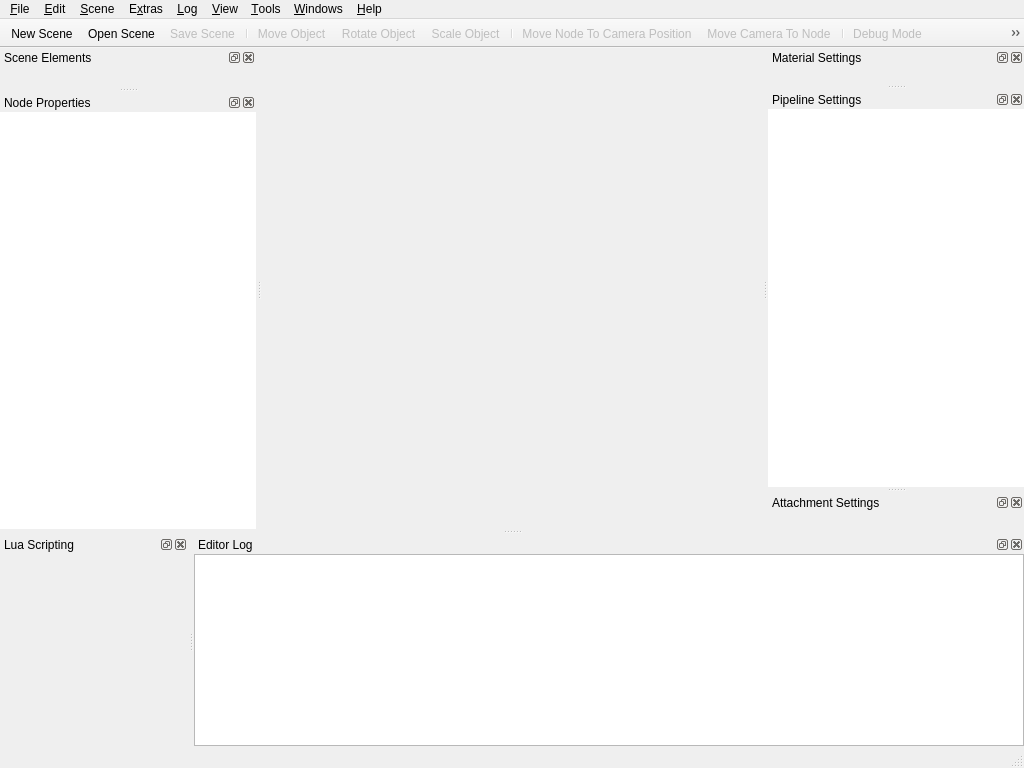
<?xml version="1.0" encoding="UTF-8"?>
<ui version="4.0">
 <class>HordeSceneEditor</class>
 <widget class="QMainWindow" name="HordeSceneEditor">
  <property name="geometry">
   <rect>
    <x>0</x>
    <y>0</y>
    <width>1024</width>
    <height>768</height>
   </rect>
  </property>
  <property name="windowTitle">
   <string>The Pebble Editor</string>
  </property>
  <property name="windowIcon">
   <iconset resource="resources.qrc">
    <normaloff>:/Icons/Icon</normaloff>:/Icons/Icon</iconset>
  </property>
  <property name="unifiedTitleAndToolBarOnMac">
   <bool>false</bool>
  </property>
  <widget class="QWidget" name="m_centralwidget">
   <layout class="QVBoxLayout">
    <property name="margin">
     <number>0</number>
    </property>
    <item>
     <widget class="QFrame" name="m_glFrame">
      <property name="sizePolicy">
       <sizepolicy hsizetype="Expanding" vsizetype="Expanding">
        <horstretch>0</horstretch>
        <verstretch>0</verstretch>
       </sizepolicy>
      </property>
      <property name="frameShape">
       <enum>QFrame::NoFrame</enum>
      </property>
      <property name="frameShadow">
       <enum>QFrame::Plain</enum>
      </property>
      <property name="lineWidth">
       <number>0</number>
      </property>
     </widget>
    </item>
   </layout>
  </widget>
  <widget class="QMenuBar" name="m_menuBar">
   <property name="geometry">
    <rect>
     <x>0</x>
     <y>0</y>
     <width>1024</width>
     <height>23</height>
    </rect>
   </property>
   <widget class="QMenu" name="m_menuFile">
    <property name="title">
     <string>&amp;File</string>
    </property>
    <addaction name="m_actionNew"/>
    <addaction name="m_actionOpen"/>
    <addaction name="m_actionSave"/>
    <addaction name="m_actionSaveAs"/>
    <addaction name="m_actionClose"/>
    <addaction name="separator"/>
    <addaction name="m_actionCleanScene"/>
    <addaction name="separator"/>
    <addaction name="m_actionSettings"/>
    <addaction name="separator"/>
    <addaction name="m_actionQuit"/>
   </widget>
   <widget class="QMenu" name="m_menuHelp">
    <property name="title">
     <string>&amp;Help</string>
    </property>
    <addaction name="m_actionAbout"/>
    <addaction name="m_actionOnlineDocumentation"/>
   </widget>
   <widget class="QMenu" name="m_menuScene">
    <property name="title">
     <string>&amp;Scene</string>
    </property>
    <addaction name="separator"/>
    <addaction name="m_actionAddAttachment"/>
   </widget>
   <widget class="QMenu" name="m_menuWindows">
    <property name="title">
     <string>&amp;Windows</string>
    </property>
    <addaction name="m_actionToggleDockwindowVisibility"/>
   </widget>
   <widget class="QMenu" name="m_menuEdit">
    <property name="title">
     <string>&amp;Edit</string>
    </property>
    <addaction name="separator"/>
    <addaction name="m_actionCopy"/>
    <addaction name="m_actionCut"/>
    <addaction name="m_actionPaste"/>
    <addaction name="separator"/>
    <addaction name="m_actionRemove"/>
    <addaction name="separator"/>
    <addaction name="m_actionMoveObject"/>
    <addaction name="m_actionRotateObject"/>
    <addaction name="m_actionScaleObject"/>
    <addaction name="separator"/>
    <addaction name="m_actionCameraTransformation2Node"/>
    <addaction name="m_actionNodeTransformation2Camera"/>
   </widget>
   <widget class="QMenu" name="m_menuLog">
    <property name="title">
     <string>&amp;Log</string>
    </property>
    <addaction name="m_actionFindLog"/>
    <addaction name="m_actionClearLog"/>
    <addaction name="separator"/>
    <addaction name="m_actionLogShowDebug"/>
    <addaction name="m_actionLogShowInfo"/>
    <addaction name="m_actionLogShowWarnings"/>
    <addaction name="m_actionLogShowErrors"/>
   </widget>
   <widget class="QMenu" name="m_menuView">
    <property name="title">
     <string>&amp;View</string>
    </property>
    <addaction name="m_actionFullscreen"/>
    <addaction name="m_actionDebugView"/>
    <addaction name="m_actionRenderBB"/>
    <addaction name="m_actionRenderBaseGrid"/>
    <addaction name="m_actionCollisionCheck"/>
   </widget>
   <widget class="QMenu" name="m_menuTools">
    <property name="title">
     <string>&amp;Tools</string>
    </property>
   </widget>
   <widget class="QMenu" name="m_menuExtras">
    <property name="title">
     <string>E&amp;xtras</string>
    </property>
   </widget>
   <addaction name="m_menuFile"/>
   <addaction name="m_menuEdit"/>
   <addaction name="m_menuScene"/>
   <addaction name="m_menuExtras"/>
   <addaction name="m_menuLog"/>
   <addaction name="m_menuView"/>
   <addaction name="m_menuTools"/>
   <addaction name="m_menuWindows"/>
   <addaction name="m_menuHelp"/>
  </widget>
  <widget class="QStatusBar" name="m_statusBar"/>
  <widget class="QDockWidget" name="m_luaDockWidget">
   <property name="floating">
    <bool>false</bool>
   </property>
   <property name="windowTitle">
    <string>Lua Scripting</string>
   </property>
   <attribute name="dockWidgetArea">
    <number>8</number>
   </attribute>
   <widget class="LuaController" name="m_luaWidget"/>
  </widget>
  <widget class="QDockWidget" name="m_materialWidgetDock">
   <property name="windowTitle">
    <string>Material Settings</string>
   </property>
   <attribute name="dockWidgetArea">
    <number>2</number>
   </attribute>
   <widget class="MaterialWidget" name="m_materialWidget">
    <property name="enabled">
     <bool>false</bool>
    </property>
   </widget>
  </widget>
  <widget class="QDockWidget" name="m_logWidgetDock">
   <property name="sizePolicy">
    <sizepolicy hsizetype="Expanding" vsizetype="Expanding">
     <horstretch>0</horstretch>
     <verstretch>0</verstretch>
    </sizepolicy>
   </property>
   <property name="styleSheet">
    <string notr="true"/>
   </property>
   <property name="windowTitle">
    <string>Editor Log</string>
   </property>
   <attribute name="dockWidgetArea">
    <number>8</number>
   </attribute>
   <widget class="QListWidget" name="m_logWidget">
    <property name="contextMenuPolicy">
     <enum>Qt::ActionsContextMenu</enum>
    </property>
    <property name="styleSheet">
     <string notr="true"/>
    </property>
    <property name="selectionMode">
     <enum>QAbstractItemView::ExtendedSelection</enum>
    </property>
    <property name="selectionBehavior">
     <enum>QAbstractItemView::SelectRows</enum>
    </property>
    <property name="wordWrap">
     <bool>true</bool>
    </property>
   </widget>
  </widget>
  <widget class="QDockWidget" name="m_sceneElementDock">
   <property name="sizePolicy">
    <sizepolicy hsizetype="Preferred" vsizetype="Expanding">
     <horstretch>0</horstretch>
     <verstretch>0</verstretch>
    </sizepolicy>
   </property>
   <property name="windowTitle">
    <string>Scene Elements</string>
   </property>
   <attribute name="dockWidgetArea">
    <number>1</number>
   </attribute>
   <widget class="SceneTreeWidget" name="m_sceneTreeWidget">
    <property name="sizePolicy">
     <sizepolicy hsizetype="Expanding" vsizetype="Expanding">
      <horstretch>0</horstretch>
      <verstretch>0</verstretch>
     </sizepolicy>
    </property>
   </widget>
  </widget>
  <widget class="QDockWidget" name="m_nodeWidgetDock">
   <property name="sizePolicy">
    <sizepolicy hsizetype="Preferred" vsizetype="Expanding">
     <horstretch>0</horstretch>
     <verstretch>0</verstretch>
    </sizepolicy>
   </property>
   <property name="windowTitle">
    <string>Node Properties</string>
   </property>
   <attribute name="dockWidgetArea">
    <number>1</number>
   </attribute>
   <widget class="NodeWidget" name="m_nodeWidget">
    <property name="frameShape">
     <enum>QFrame::NoFrame</enum>
    </property>
    <property name="frameShadow">
     <enum>QFrame::Plain</enum>
    </property>
    <property name="alternatingRowColors">
     <bool>true</bool>
    </property>
    <property name="rootIsDecorated">
     <bool>false</bool>
    </property>
    <property name="animated">
     <bool>true</bool>
    </property>
   </widget>
  </widget>
  <widget class="QDockWidget" name="m_pipelineDock">
   <property name="windowTitle">
    <string>Pipeline Settings</string>
   </property>
   <attribute name="dockWidgetArea">
    <number>2</number>
   </attribute>
   <widget class="PipelineTreeView" name="m_pipelineWidget">
    <property name="frameShape">
     <enum>QFrame::NoFrame</enum>
    </property>
    <property name="frameShadow">
     <enum>QFrame::Plain</enum>
    </property>
   </widget>
  </widget>
  <widget class="QDockWidget" name="m_attachmentDock">
   <property name="windowTitle">
    <string>Attachment Settings</string>
   </property>
   <attribute name="dockWidgetArea">
    <number>2</number>
   </attribute>
  </widget>
  <widget class="QToolBar" name="m_toolBar">
   <property name="windowTitle">
    <string>Toolbar</string>
   </property>
   <property name="movable">
    <bool>false</bool>
   </property>
   <property name="iconSize">
    <size>
     <width>16</width>
     <height>16</height>
    </size>
   </property>
   <property name="floatable">
    <bool>false</bool>
   </property>
   <attribute name="toolBarArea">
    <enum>TopToolBarArea</enum>
   </attribute>
   <attribute name="toolBarBreak">
    <bool>false</bool>
   </attribute>
   <addaction name="m_actionNew"/>
   <addaction name="m_actionOpen"/>
   <addaction name="m_actionSave"/>
   <addaction name="separator"/>
   <addaction name="m_actionMoveObject"/>
   <addaction name="m_actionRotateObject"/>
   <addaction name="m_actionScaleObject"/>
   <addaction name="separator"/>
   <addaction name="m_actionCameraTransformation2Node"/>
   <addaction name="m_actionNodeTransformation2Camera"/>
   <addaction name="separator"/>
   <addaction name="m_actionDebugView"/>
   <addaction name="m_actionFullscreen"/>
  </widget>
  <action name="m_actionQuit">
   <property name="text">
    <string>&amp;Quit</string>
   </property>
   <property name="statusTip">
    <string>Quits the Horde Editor</string>
   </property>
   <property name="shortcut">
    <string>Ctrl+Q</string>
   </property>
  </action>
  <action name="m_actionNew">
   <property name="icon">
    <iconset resource="resources.qrc">
     <normaloff>:/Icons/New</normaloff>:/Icons/New</iconset>
   </property>
   <property name="text">
    <string>&amp;New Scene</string>
   </property>
   <property name="statusTip">
    <string>Creates a new scene and scene graph file</string>
   </property>
   <property name="shortcut">
    <string>Ctrl+N</string>
   </property>
  </action>
  <action name="m_actionSave">
   <property name="checkable">
    <bool>false</bool>
   </property>
   <property name="enabled">
    <bool>false</bool>
   </property>
   <property name="icon">
    <iconset resource="resources.qrc">
     <normaloff>:/Icons/Save</normaloff>:/Icons/Save</iconset>
   </property>
   <property name="text">
    <string>&amp;Save Scene</string>
   </property>
   <property name="statusTip">
    <string>Saves the current scene and all changes made in open scene graph files</string>
   </property>
   <property name="shortcut">
    <string>Ctrl+S</string>
   </property>
  </action>
  <action name="m_actionSaveAs">
   <property name="enabled">
    <bool>false</bool>
   </property>
   <property name="text">
    <string>Save Scene as..</string>
   </property>
  </action>
  <action name="m_actionClose">
   <property name="enabled">
    <bool>false</bool>
   </property>
   <property name="text">
    <string>&amp;Close Scene</string>
   </property>
   <property name="statusTip">
    <string>Closes the current scene</string>
   </property>
   <property name="shortcut">
    <string>Ctrl+W, Ctrl+F4</string>
   </property>
  </action>
  <action name="m_actionOpen">
   <property name="icon">
    <iconset resource="resources.qrc">
     <normaloff>:/Icons/Open</normaloff>:/Icons/Open</iconset>
   </property>
   <property name="text">
    <string>&amp;Open Scene</string>
   </property>
   <property name="statusTip">
    <string>Opens a scene file</string>
   </property>
   <property name="shortcut">
    <string>Ctrl+O</string>
   </property>
  </action>
  <action name="m_actionAbout">
   <property name="text">
    <string>&amp;About</string>
   </property>
   <property name="statusTip">
    <string>Shows information about the application</string>
   </property>
  </action>
  <action name="m_actionFullscreen">
   <property name="checkable">
    <bool>true</bool>
   </property>
   <property name="enabled">
    <bool>false</bool>
   </property>
   <property name="icon">
    <iconset resource="resources.qrc">
     <normaloff>:/Icons/Fullscreen</normaloff>:/Icons/Fullscreen</iconset>
   </property>
   <property name="text">
    <string>&amp;Fullscreen Mode</string>
   </property>
   <property name="statusTip">
    <string>Switches the rendering to fullscreen (press escape to switch back to normal view)</string>
   </property>
   <property name="shortcut">
    <string>F5</string>
   </property>
  </action>
  <action name="m_actionToggleDockwindowVisibility">
   <property name="checkable">
    <bool>true</bool>
   </property>
   <property name="text">
    <string>Toggle Dockwindow Visibility </string>
   </property>
   <property name="statusTip">
    <string>If checked, the dock widgets will be set visible depending on the currently selected node</string>
   </property>
  </action>
  <action name="m_actionSettings">
   <property name="text">
    <string>Settings</string>
   </property>
   <property name="statusTip">
    <string>Configures application specific settings like the model repository or the used shader editor</string>
   </property>
  </action>
  <action name="m_actionCopy">
   <property name="enabled">
    <bool>false</bool>
   </property>
   <property name="icon">
    <iconset resource="resources.qrc">
     <normaloff>:/Icons/Copy</normaloff>:/Icons/Copy</iconset>
   </property>
   <property name="text">
    <string>&amp;Copy Node</string>
   </property>
   <property name="statusTip">
    <string>Copies the currently selected node to the clipboard</string>
   </property>
   <property name="shortcut">
    <string>Ctrl+C</string>
   </property>
  </action>
  <action name="m_actionPaste">
   <property name="enabled">
    <bool>false</bool>
   </property>
   <property name="icon">
    <iconset resource="resources.qrc">
     <normaloff>:/Icons/Paste</normaloff>:/Icons/Paste</iconset>
   </property>
   <property name="text">
    <string>&amp;Paste Node</string>
   </property>
   <property name="statusTip">
    <string>Pastes the node in the clipboard as a child of the currently selected one</string>
   </property>
   <property name="shortcut">
    <string>Ctrl+V</string>
   </property>
  </action>
  <action name="m_actionCut">
   <property name="enabled">
    <bool>false</bool>
   </property>
   <property name="icon">
    <iconset resource="resources.qrc">
     <normaloff>:/Icons/Cut</normaloff>:/Icons/Cut</iconset>
   </property>
   <property name="text">
    <string>&amp;Cut Node</string>
   </property>
   <property name="statusTip">
    <string>Cuts the currently selected node to the clipboard</string>
   </property>
   <property name="shortcut">
    <string>Ctrl+X</string>
   </property>
  </action>
  <action name="m_actionRemove">
   <property name="enabled">
    <bool>false</bool>
   </property>
   <property name="text">
    <string>&amp;Remove Node</string>
   </property>
   <property name="statusTip">
    <string>Removes the currently selected node</string>
   </property>
   <property name="shortcut">
    <string>Del</string>
   </property>
  </action>
  <action name="m_actionMoveObject">
   <property name="checkable">
    <bool>true</bool>
   </property>
   <property name="enabled">
    <bool>false</bool>
   </property>
   <property name="icon">
    <iconset resource="resources.qrc">
     <normaloff>:/Icons/Move</normaloff>:/Icons/Move</iconset>
   </property>
   <property name="text">
    <string>Move Object</string>
   </property>
   <property name="toolTip">
    <string>Move Object</string>
   </property>
   <property name="statusTip">
    <string>Move Object  -  Shortcut:  t</string>
   </property>
   <property name="shortcut">
    <string>T</string>
   </property>
   <property name="shortcutContext">
    <enum>Qt::WindowShortcut</enum>
   </property>
  </action>
  <action name="m_actionRotateObject">
   <property name="checkable">
    <bool>true</bool>
   </property>
   <property name="enabled">
    <bool>false</bool>
   </property>
   <property name="icon">
    <iconset resource="resources.qrc">
     <normaloff>:/Icons/Rotate</normaloff>:/Icons/Rotate</iconset>
   </property>
   <property name="text">
    <string>Rotate Object</string>
   </property>
   <property name="toolTip">
    <string>Rotate Object</string>
   </property>
   <property name="statusTip">
    <string>Rotate Object  -  Shortcut: r</string>
   </property>
   <property name="shortcut">
    <string>R</string>
   </property>
   <property name="shortcutContext">
    <enum>Qt::WindowShortcut</enum>
   </property>
  </action>
  <action name="m_actionDummyMode">
   <property name="checkable">
    <bool>true</bool>
   </property>
   <property name="checked">
    <bool>true</bool>
   </property>
   <property name="text">
    <string>Dummy</string>
   </property>
  </action>
  <action name="m_actionDebugView">
   <property name="checkable">
    <bool>true</bool>
   </property>
   <property name="enabled">
    <bool>false</bool>
   </property>
   <property name="icon">
    <iconset resource="resources.qrc">
     <normaloff>:/Icons/Wireframe</normaloff>:/Icons/Wireframe</iconset>
   </property>
   <property name="text">
    <string>&amp;Debug Mode</string>
   </property>
   <property name="statusTip">
    <string>Toggles between debug mode and normal rendering. </string>
   </property>
   <property name="shortcut">
    <string>F7</string>
   </property>
  </action>
  <action name="m_actionCameraTransformation2Node">
   <property name="enabled">
    <bool>false</bool>
   </property>
   <property name="icon">
    <iconset resource="resources.qrc">
     <normaloff>:/Icons/Cam2Node</normaloff>:/Icons/Cam2Node</iconset>
   </property>
   <property name="text">
    <string>Move Node To Camera Position</string>
   </property>
   <property name="toolTip">
    <string>Move selected node to camera position</string>
   </property>
   <property name="statusTip">
    <string>Sets the transformation of the currently selected node to the camera's transformation</string>
   </property>
   <property name="shortcut">
    <string>Ctrl+Alt+C</string>
   </property>
  </action>
  <action name="m_actionFindLog">
   <property name="text">
    <string>&amp;Find</string>
   </property>
   <property name="statusTip">
    <string>Let you search in the log for a specific word</string>
   </property>
   <property name="shortcut">
    <string>Ctrl+F</string>
   </property>
  </action>
  <action name="m_actionClearLog">
   <property name="text">
    <string>&amp;Clear</string>
   </property>
   <property name="statusTip">
    <string>Clears the current log view</string>
   </property>
  </action>
  <action name="m_actionCollisionCheck">
   <property name="checkable">
    <bool>true</bool>
   </property>
   <property name="enabled">
    <bool>false</bool>
   </property>
   <property name="text">
    <string>Camera Collision Check</string>
   </property>
   <property name="statusTip">
    <string>Enables a simple ray collision check, to avoid camera movements through objects</string>
   </property>
   <property name="shortcut">
    <string>C</string>
   </property>
  </action>
  <action name="m_actionRenderBB">
   <property name="checkable">
    <bool>true</bool>
   </property>
   <property name="enabled">
    <bool>false</bool>
   </property>
   <property name="text">
    <string>Bounding Box for Selection</string>
   </property>
   <property name="statusTip">
    <string>If enabled, the currently selected node's AABB bounding box will be rendered</string>
   </property>
   <property name="shortcut">
    <string>B</string>
   </property>
  </action>
  <action name="m_actionRenderBaseGrid">
   <property name="checkable">
    <bool>true</bool>
   </property>
   <property name="enabled">
    <bool>false</bool>
   </property>
   <property name="text">
    <string>Base &amp;Grid</string>
   </property>
   <property name="statusTip">
    <string>Shows a grid in the X-Z plane</string>
   </property>
   <property name="shortcut">
    <string>G</string>
   </property>
  </action>
  <action name="m_actionScaleObject">
   <property name="checkable">
    <bool>true</bool>
   </property>
   <property name="enabled">
    <bool>false</bool>
   </property>
   <property name="icon">
    <iconset resource="resources.qrc">
     <normaloff>:/Icons/Scale</normaloff>:/Icons/Scale</iconset>
   </property>
   <property name="text">
    <string>Scale Object</string>
   </property>
   <property name="statusTip">
    <string>Scale Object - Shortcut: e</string>
   </property>
   <property name="shortcut">
    <string>E</string>
   </property>
   <property name="shortcutContext">
    <enum>Qt::WindowShortcut</enum>
   </property>
  </action>
  <action name="m_actionOnlineDocumentation">
   <property name="text">
    <string>&amp;Online Documentation</string>
   </property>
   <property name="statusTip">
    <string>Opens the PDF Document from the Editor's website</string>
   </property>
  </action>
  <action name="m_actionNodeTransformation2Camera">
   <property name="enabled">
    <bool>false</bool>
   </property>
   <property name="icon">
    <iconset resource="resources.qrc">
     <normaloff>:/Icons/Node2Cam</normaloff>:/Icons/Node2Cam</iconset>
   </property>
   <property name="text">
    <string>Move Camera To Node</string>
   </property>
   <property name="toolTip">
    <string>Move camera to the transformation of the selected node</string>
   </property>
   <property name="statusTip">
    <string>Moves the camera to the transformation of the currently selected node</string>
   </property>
   <property name="shortcut">
    <string>Ctrl+Alt+N</string>
   </property>
  </action>
  <action name="m_actionLogShowInfo">
   <property name="checkable">
    <bool>true</bool>
   </property>
   <property name="text">
    <string>&amp;Show Infos</string>
   </property>
   <property name="statusTip">
    <string>If enabled, all information messages will be visible in the log view</string>
   </property>
  </action>
  <action name="m_actionLogShowWarnings">
   <property name="checkable">
    <bool>true</bool>
   </property>
   <property name="text">
    <string>Show Warnings</string>
   </property>
   <property name="statusTip">
    <string>If enabled all warnings will be visible in the log view</string>
   </property>
  </action>
  <action name="m_actionLogShowErrors">
   <property name="checkable">
    <bool>true</bool>
   </property>
   <property name="text">
    <string>Show Errors</string>
   </property>
   <property name="statusTip">
    <string>If enabled all errors will be visible in the log view</string>
   </property>
  </action>
  <action name="m_actionLogShowDebug">
   <property name="checkable">
    <bool>true</bool>
   </property>
   <property name="text">
    <string>Show Debug Infos</string>
   </property>
  </action>
  <action name="m_actionCleanScene">
   <property name="text">
    <string>C&amp;lean...</string>
   </property>
  </action>
  <action name="m_actionAddAttachment">
   <property name="enabled">
    <bool>false</bool>
   </property>
   <property name="text">
    <string>&amp;Add Attachment</string>
   </property>
  </action>
 </widget>
 <customwidgets>
  <customwidget>
   <class>SceneTreeWidget</class>
   <extends>QWidget</extends>
   <header>SceneTreeWidget.h</header>
  </customwidget>
  <customwidget>
   <class>PipelineTreeView</class>
   <extends>QTreeView</extends>
   <header>PipelineTreeView.h</header>
  </customwidget>
  <customwidget>
   <class>NodeWidget</class>
   <extends>QTreeView</extends>
   <header location="global">SceneEditorCore/NodeWidget.h</header>
  </customwidget>
  <customwidget>
   <class>MaterialWidget</class>
   <extends>QWidget</extends>
   <header>MaterialWidget.h</header>
  </customwidget>
  <customwidget>
   <class>LuaController</class>
   <extends>QWidget</extends>
   <header>LuaController.h</header>
  </customwidget>
 </customwidgets>
 <resources>
  <include location="resources.qrc"/>
 </resources>
 <connections>
  <connection>
   <sender>m_actionQuit</sender>
   <signal>triggered()</signal>
   <receiver>HordeSceneEditor</receiver>
   <slot>close()</slot>
   <hints>
    <hint type="sourcelabel">
     <x>-1</x>
     <y>-1</y>
    </hint>
    <hint type="destinationlabel">
     <x>399</x>
     <y>299</y>
    </hint>
   </hints>
  </connection>
 </connections>
</ui>
